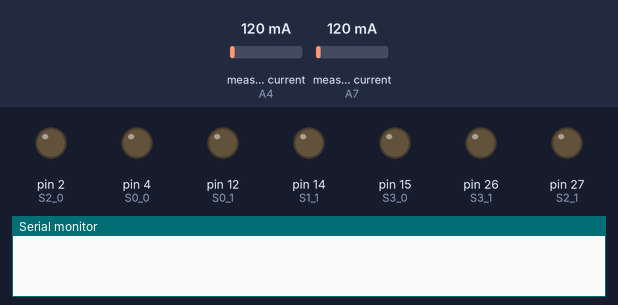
Recording of a sketch running on a simulated Arduino Mega 2560, built with avr-gcc and run on an emulated ATmega2560. On the bench: output pins drawn as LEDs (lit = HIGH), the last lines printed to the serial monitor. The inputs (shaded band) are chosen by the test bench; at power-on: measured current (sensors on A4, A7) 120 mA. Pins used as bus, display or sensor lines are not drawn.

Above: at 1.0 s.
At 2.5 s:
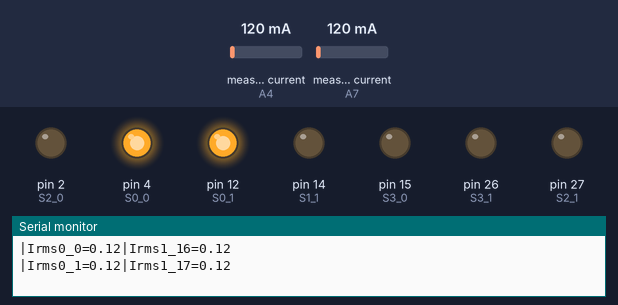
At 5.5 s:
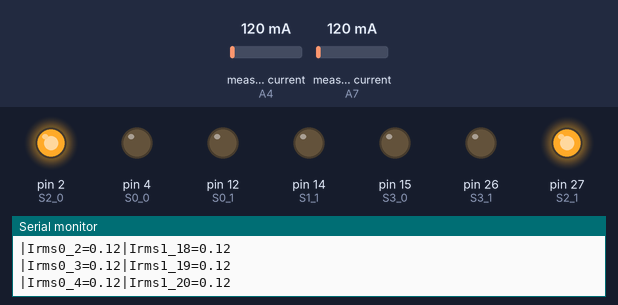
At 10.5 s:
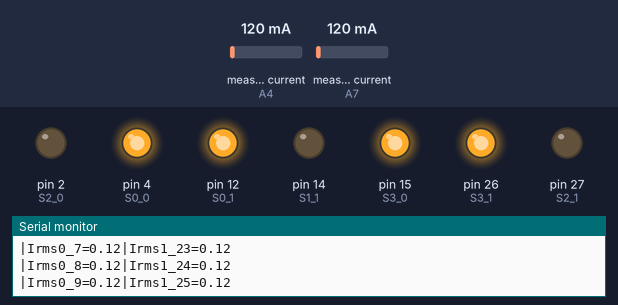
At 14.5 s:
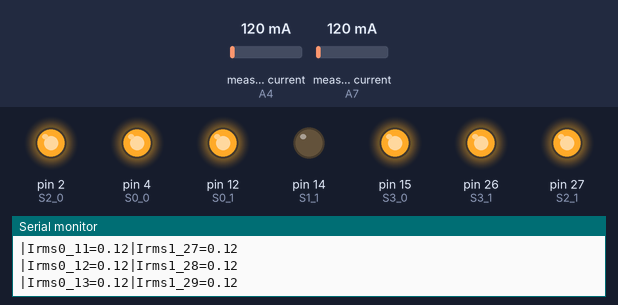
At 19.5 s:
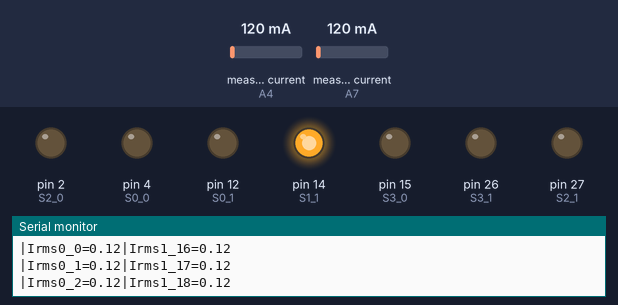
Timing chart, 0 to 20.8 s (numbered marks = the images above):
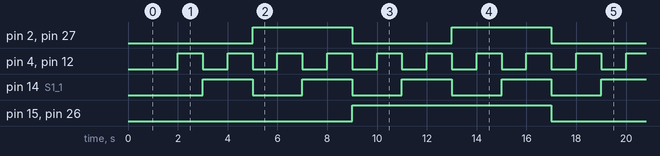

Measured:
- by itself, pin 2 (S2_0), pin 27 (S2_1): alternates HIGH for 4.0 s and LOW for 4.0 s
- by itself, pin 4 (S0_0), pin 12 (S0_1): alternates HIGH for 1.0 s and LOW for 1.0 s
- by itself, pin 14 (S1_1): alternates HIGH for 2.0 s and LOW for 2.0 s
- by itself, pin 15 (S3_0), pin 26 (S3_1): alternates HIGH for 8.0 s and LOW for 8.0 s

The sketch:

CurrentMeasureSwitchMUX_v1.1.ino
```cpp
#include "EmonLib.h"

// Define digital pinout for drive S0,S1,S2,S3 MUX0
const int S0_0 = 4;
const int S1_0 = 0;
const int S2_0 = 2;
const int S3_0 = 15;
// Define digital pinout for drive S0,S1,S2,S3 MUX1
const int S0_1 = 12;
const int S1_1 = 14;
const int S2_1 = 27;
const int S3_1 = 26;

int64_t oldtime;
int i = 0;

// Factor calibration, get from calculate y=mx+c
//float Fcal = 0.807097582;
//float Fcal = 0.349667607;
//float Fcal = 0.279467369;

char *Fcal0[]={"0.287213466", //ch0
               "0.323757645", //ch1
               "0.311531822", //ch2
               "0.324008188", //ch3
               "0.342384946", //ch4
               "0.325089261", //ch5
               "0.313405141", //ch6
               "0.314034306", //ch7
               "0.338636325", //ch8
               "0.30946127",  //ch9
               "0.276201835", //ch10 *
               "0.317099078", //ch11 *
               "0.322290029", //ch12
               "0.304946751", //ch13
               "0.306132453", //ch14
               "0.319106095"};

char *Fcal1[]={"0.309710217", //ch0
               "0.305719647", //ch1
               "0.312504613", //ch2
               "0.31609406",  //ch3
               "0.335830757", //ch4
               "0.321665688", //ch5
               "0.302557889", //ch6
               "0.304467641", //ch7
               "0.337665862", //ch8
               "0.309362523", //ch9
               "0.301756146", //ch10
               "0.310500764", //ch11
               "0.312307403", //ch12 *
               "0.304310657", //ch13
               "0.314151873", //ch14
               "0.312147999"};

String fc_0;String fc_1;

char *mux[] = {"0000", //ch0 v
               "1000", //ch1 v
               "0100", // ok v
               "1100", // ok v
               "0010", //ch4 v
               "1010", // ok v
               "0110", // ok v
               "1110", //ok v
               "0001", //ok v
               "1001", //ok v
               "0101", //irms0: ok  irms1: ok v
               "1101", //irms0: ok  irms1: ok v
               "0011", //irms0: ok  irms1: ok v
               "1011", //irms0: ok  irms1: ok v
               "0111", //irms0: ok  irms1: ok v
               "1111"}; //irms0: ok  irms1: ok

//char *mux[] = {"1111"};

// Define MUX variable
String ch_mux;
String mux_bit0;
String mux_bit1;
String mux_bit2;
String mux_bit3;

//Emon Init
EnergyMonitor emon0_0;                            // Create an instance emon0
EnergyMonitor emon0_1;                            // Create an instance emon1

void setup() {
  Serial.begin(9600);
  emon0_0.current(A4, 38.3);                       // Current: input pin, calibration. ratio/Rburden
  emon0_1.current(A7, 38.3);                       // Current: input pin, calibration. ratio/Rburden

  // Initialiaze digital pinout for drive S0,S1,S2,S3 MUX0
  pinMode(S0_0, OUTPUT);
  pinMode(S1_0, OUTPUT);
  pinMode(S2_0, OUTPUT);
  pinMode(S3_0, OUTPUT);

  // Initialiaze digital pinout for drive S0,S1,S2,S3 MUX1
  pinMode(S0_1, OUTPUT);
  pinMode(S1_1, OUTPUT);
  pinMode(S2_1, OUTPUT);
  pinMode(S3_1, OUTPUT);

  // Initialize value oldtime millis
  oldtime = millis();
}

void loop() {
    if((millis() - oldtime) > 0){
      if((millis() - oldtime) >= 1000){
        oldtime = millis();
        ch_mux = mux[i];
        mux_bit0 = ch_mux.substring(0,1); mux_bit1 = ch_mux.substring(1,2); mux_bit2 = ch_mux.substring(2,3); mux_bit3 = ch_mux.substring(3,4);
//        Serial.println(ch_mux);
//        Serial.print(mux_bit0);Serial.print("|");Serial.print(mux_bit1);Serial.print("|");Serial.print(mux_bit2);Serial.print("|");Serial.println(mux_bit3);

        digitalWrite(S0_0, mux_bit0.toInt());digitalWrite(S1_0,mux_bit1.toInt());digitalWrite(S2_0,mux_bit2.toInt());digitalWrite(S3_0,mux_bit3.toInt());
        digitalWrite(S0_1,mux_bit0.toInt());digitalWrite(S1_1,mux_bit1.toInt());digitalWrite(S2_1,mux_bit2.toInt());digitalWrite(S3_1,mux_bit3.toInt());

//        fc_0 = Fcal0[i];fc_1 = Fcal1[i];
//        float Irms0_0 = emon0_0.calcIrms(1800) * fc_0.toFloat();
//        float Irms0_1 = emon0_1.calcIrms(1800) * fc_1.toFloat();

        float Irms0_0 = emon0_0.calcIrms(1800);
        float Irms0_1 = emon0_1.calcIrms(1800);

//        Serial.print(Fcal0[i]);Serial.print("|");Serial.print(Fcal1[i]);
        Serial.print("|Irms0_");Serial.print(i);Serial.print("=");Serial.print(Irms0_0);
        Serial.print("|Irms1_");Serial.print(i+16);Serial.print("=");Serial.println(Irms0_1);
        i++;
        if(i>15){
          i =0;
        }
    }
  }
}
```
